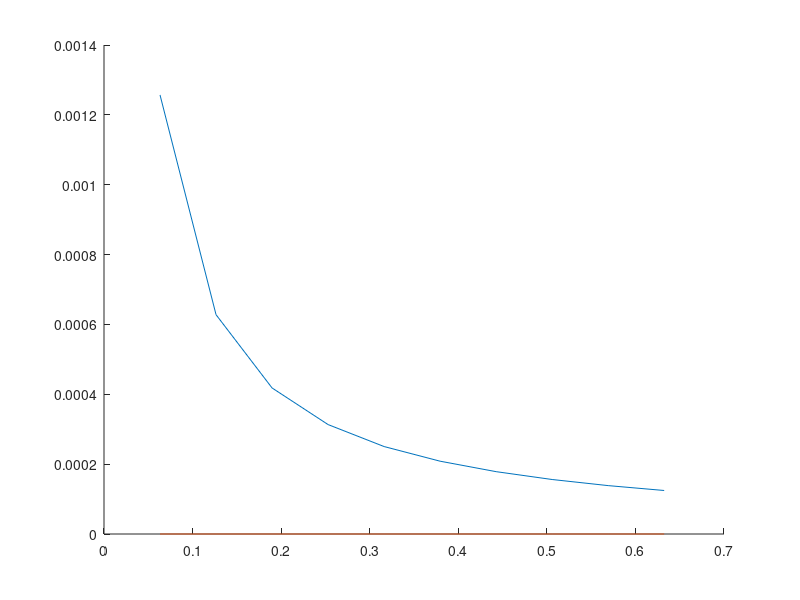

MATLAB code for this plot:
close all
clear
clc

% Dados

D   = 1.0; 

Sigma_a = 2.5 * 10^-4;

L = sqrt(D/Sigma_a);

S_0 = 1.0 * 10^-3;

r_f = L/100;

i_total = 10;

d_r = r_f/i_total;

r_i = d_r;


%% Solução analitica

for i = 1:i_total
    
    r(i) = i*d_r;
    phi_r(i,1) = S_0/(4*pi*r(i)*D) * exp(-r(i)/L);
    
end

phi_r

%% Equação a diferença finita


% Matriz A

A = zeros(i_total,i_total);

r = d_r;

N =  r/d_r;

b = -2 - d_r^2/L^2;

c =  1 - 1/N;

A(1,1) = b;
A(1,2) = c;

for i = 2:i_total-1
    
    r(i) = i * d_r;
    
    N(i) =  r(i)/d_r;

    a(i) =  1 + 1/N(i);

    b(i) = -2 - d_r^2/L^2;

    c(i) =  1 - 1/N(i);
    
    A(i,i-1) =  a(i);
    A(i,i)   =  b(i);
    A(i,i+1) =  c(i);
end

r(i+1) = (i+1) * d_r;
N(i+1) =  r(i)/d_r;
a(i+1) =  1 + 1/N(i+1);
b(i+1) = -2 - d_r^2/L^2;
A(i+1,i) = a(i+1);
A(i+1,i+1) = b(i+1);

nulo = zeros(i_total,1);
phi_r2 = inv(A)*nulo
%phi_r2 = fjacobi(A,nulo,nulo,0.00001,'atvd3-2.txt')


%% Grafico

hold on
plot(r ,phi_r )
plot(r, phi_r2)
